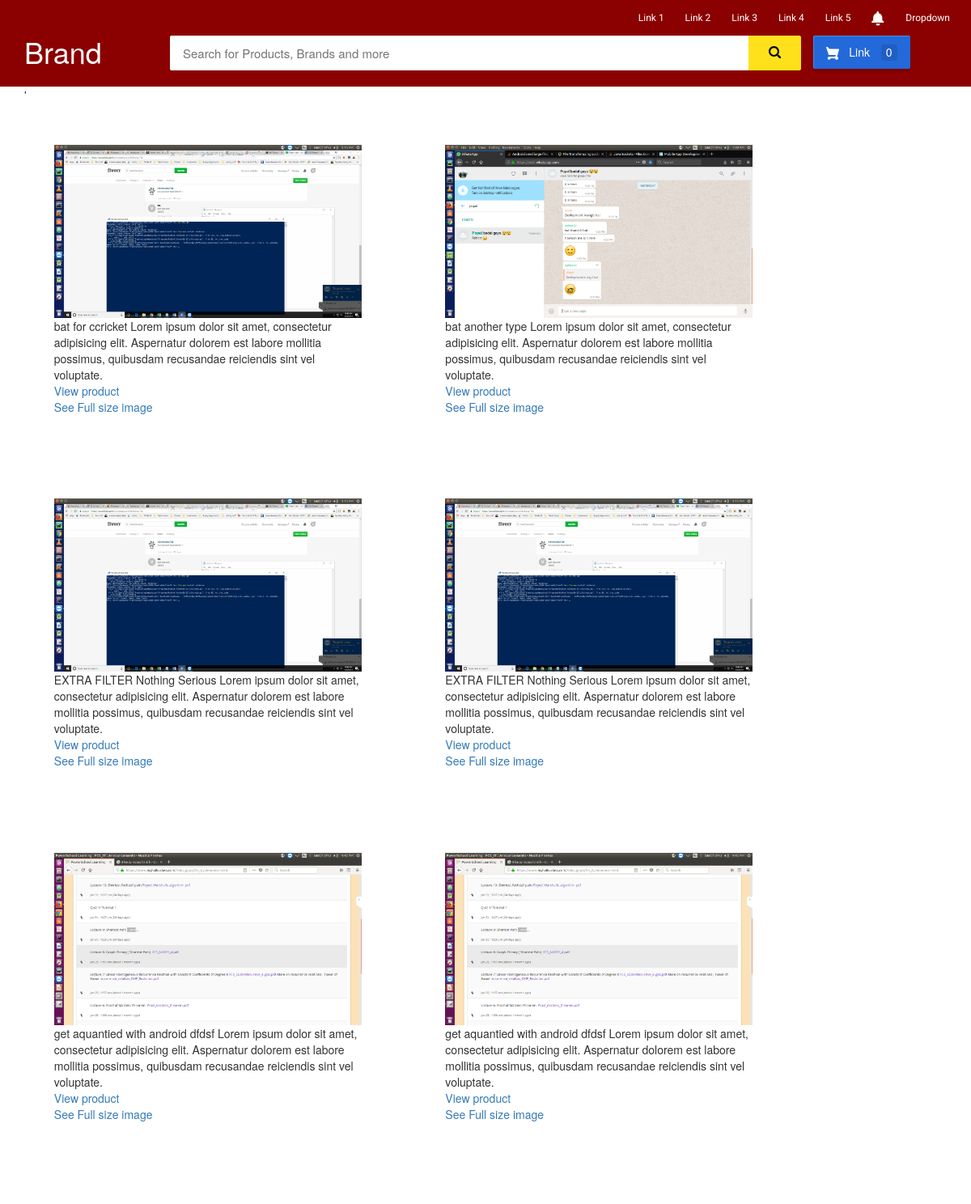
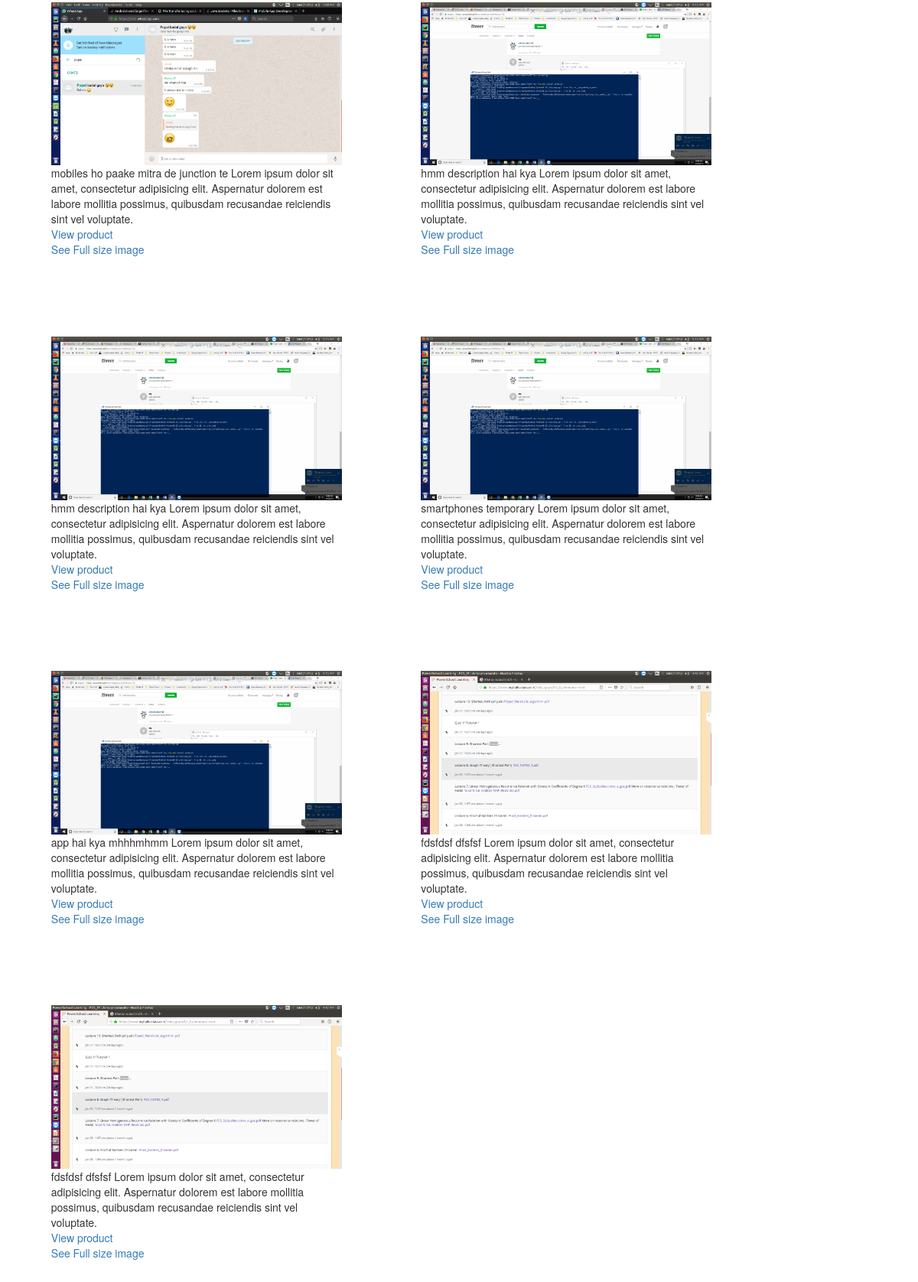
The app's page /products/search/ with its own data (2 pictures, top to bottom).
### products/models.py (models this page shows)
class Product(models.Model):
    id=models.IntegerField(primary_key=True)
    slug=models.SlugField(blank=True,unique=True)
    title=models.CharField(max_length=120)
    description=models.TextField()
    price=models.DecimalField(max_digits=20,decimal_places=2)
    image=models.ImageField(upload_to=product_directory_path,blank=True,null=True,default="products/hmm.png")
    active=models.BooleanField(default=True)
    featured=models.BooleanField(default=False)
    tags = models.ManyToManyField(Tag, related_name="tagged")
    objects=ProductManager()
    def get_image_url(self):
        print("getting url")
        if self.image:
            return self.image.url
        else:
            return ""
    def __str__(self):
        return self.title

### products/views.py (the view)
class ProductSearchView(ListView):
    template_name = "products/product_list.html"
    context_object_name = "products_list"
    def get_queryset(self):
        queryset=Product.objects.filter(Q(title__icontains=self.request.GET.get('searchQuery',''))|Q(description__icontains=self.request.GET.get('searchQuery',''))|Q(tags__title__icontains=self.request.GET.get('searchQuery','')))
        print(queryset)
        return queryset

### products/templates/products/product_list.html (shortened to what this page needs)
{% extends "base1.html" %}
{% block body %}
<div class="container">'
    <div class="row">
        {% for currproduct in products_list %}
        <div class="column col-lg-4 col-sm-12" style="margin: 4%">
            <img src="{{ currproduct.get_image_url }}" style="width: 100%" >
            {{ currproduct }}
            {{ currproduct.description }}
            Lorem ipsum dolor sit amet, consectetur adipisicing elit. Aspernatur dolorem est labore mollitia possimus, quibusdam recusandae reiciendis sint vel voluptate.
            <br/>
            <a href="{% url 'product:detail' currproduct.slug %}">View product</a>
            <br/>
            <a href="{{ currproduct.get_image_url }}">See Full size image</a>
        </div>
        {% endfor %}
    </div>
</div>
{% endblock %}

### products/templates/products/product_list.html (style rules this page uses)
.column { float: left; width: 33.33%; padding: 5px; }
.row::after { content: ""; clear: both; display: table; }

### records on screen
Product: get_image_url (picture), title "bat", description "for ccricket"
Product: get_image_url (picture), title "bat", description "another type"
Product: get_image_url (picture), title "EXTRA FILTER", description "Nothing Serious"
Product: get_image_url (picture), title "get aquantied with android", description "dfdsf"
Product: get_image_url (picture), title "mobiles", description "ho paake mitra de junction te"
Product: get_image_url (picture), title "hmm", description "description hai kya"
Product: get_image_url (picture), title "smartphones", description "temporary"
Product: get_image_url (picture), title "app hai kya", description "mhhhmhmm"
Product: get_image_url (picture), title "fdsfdsf", description "dfsfsf"
